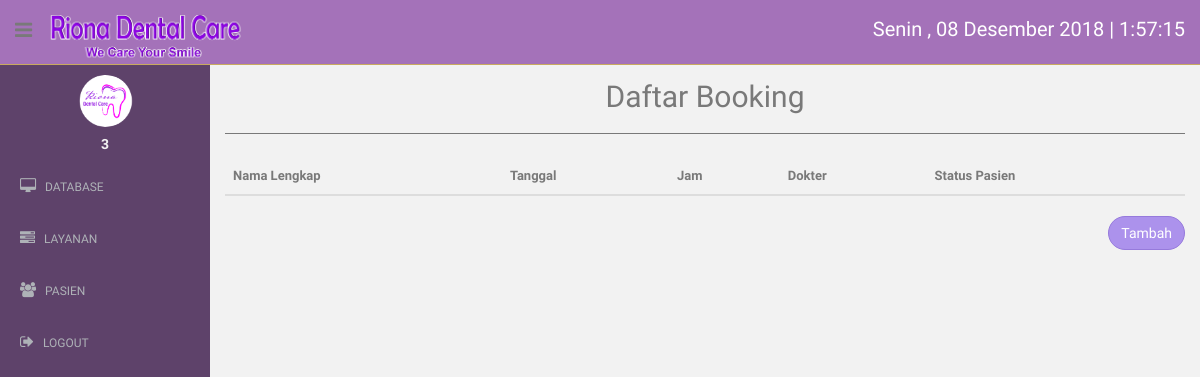
/admin/booking.php (signed in), run on an earlier commit of the app's database.
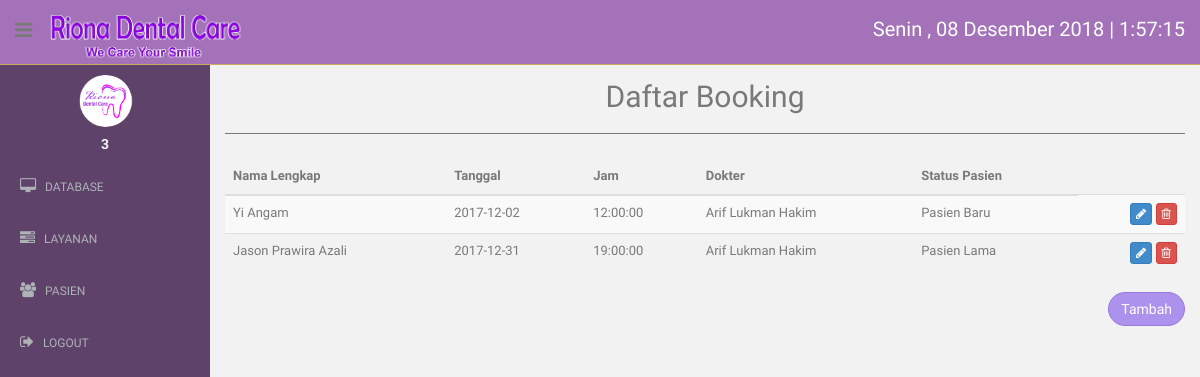
And on a later commit of the database.
### tables this page shows
CREATE TABLE `booking` (
  `id_booking` int(8) NOT NULL,
  `id_pasien` int(11) DEFAULT NULL,
  `nama_pasien` text NOT NULL,
  `id_dokter` int(11) NOT NULL,
  `tanggal` date NOT NULL,
  `jam` time NOT NULL,
  `no_telp` text NOT NULL,
  `status_pasien` int(1) NOT NULL
);

CREATE TABLE `dokter` (
  `id_dokter` int(11) NOT NULL,
  `no_reg_dokter` varchar(12) DEFAULT NULL,
  `nama_dokter` text NOT NULL,
  `alamat` text NOT NULL,
  `tanggal_lahir` date NOT NULL,
  `jenis_kelamin` varchar(1) NOT NULL,
  `no_telp` text NOT NULL,
  `email` text NOT NULL,
  `status` int(1) NOT NULL,
  `id_user_klinik` int(11) NOT NULL
);

### admin/booking.php (the view, shortened to what this page needs)
<?php
  include "../connection/connect.php";
  include "headside.php";
  $dataBooking = $conn->query("SELECT booking.id_booking as id_booking, booking.nama_pasien as nama_pasien, booking.tanggal as tanggal, booking.jam as jam, dokter.nama_dokter as nama_dokter, booking.status_pasien as status_pasien FROM booking, dokter WHERE booking.id_dokter = dokter.id_dokter");
?>
<!DOCTYPE html>
<html lang="en">
  <head>
    <link href="../assets/css/bootstrap.css" rel="stylesheet">
    <link href="../assets/font-awesome/css/font-awesome.css" rel="stylesheet" />
    <link href="../assets/css/style.css" rel="stylesheet">
    <link href="../assets/css/style-responsive.css" rel="stylesheet">
    <link href="../assets/css/dataTables.bootstrap.min.css" rel="stylesheet">
  </head>
  <body onload="startTime()">
  <section id="container" >
      <?php
        echo $headbar;
        echo $sidebar;
      ?>
      <section id="main-content">
          <section class="wrapper">
          	<h2><center>Daftar Booking</center></h2>
            <hr>
          	<div class="row mt">
          		<div class="col-lg-12">
                <div class="table-responsive">
          		<table class="table table-striped table-advance table-hover col-lg-12">
              <thead>
                <th>Nama Lengkap</th>
                <th>Tanggal</th>
                <th>Jam</th>
                <th>Dokter</th>
                <th>Status Pasien</th>
              </thead>
              <tbody>
                <?php
                while($booking = $dataBooking->fetch_assoc()){
                  echo "
                    <tr>
                      <td>
                        $booking[nama_pasien]
                      </td>
                      <td>
                        $booking[tanggal]
                      </td>
                      <td>
                        $booking[jam]
                      </td>
                      <td>
                        $booking[nama_dokter]
                      </td>
                      <td>
                      ";
                      if($booking['status_pasien'] === '1'){
                        echo "Pasien Lama";
                      } else {
                        echo "Pasien Baru";
                      }
                      echo "
                      </td>
                      <td align =\"right\">
                        <a href=\"edit_booking.php?id_booking=$booking[id_booking]\" class=\"btn btn-primary btn-xs\" role=\"button\"><i class=\"fa fa-pencil\"></i></a>
                        <a href=\"act/hapus_booking.php?id_booking=$booking[id_booking]\" class=\"btn btn-danger btn-xs\" role=\"button\"><i class=\"fa fa-trash-o\"></i></a>
                      </td>
                    </tr>
                  ";
                }
                ?>
              </tbody>
              </table>
              <a href="add_booking.php" style="float: right" class="btn btn-round btn-theme02" role="button">Tambah</a>
          		</div>
          	</div>
          </div>
		      </section>
      </section>
  </section>
  </body>
</html>

### admin/headside.php (shortened to what this page needs)
<?php
	$headbar = "
		<header class=\"header purple1-bg\">
	        <div class=\"sidebar-toggle-box\">
	            <div class=\"fa fa-bars tooltips\" data-placement=\"right\" data-original-title=\"Toggle Navigation\"></div>
	        </div>
	        <a href=\"dashboard.php\" class=\"logo\"><img src=\"../assets/img/logordc2.png\" width=\"200\"></a>
	        <div id=\"waktu\" class=\"waktu\"
	          style=\"
	            font-size: 20px;
	            color: #ffffff;
	            float: right;
	            margin-top: 15px;
	          \"
	        ></div>
      	</header>
	";
	$sidebar = "
		<aside>
        	<div id=\"sidebar\"  class=\"nav-collapse \">
              	<ul class=\"sidebar-menu\" id=\"nav-accordion\">
	          	  	<p class=\"centered\"><a href=\"dashboard.php\"><img src=\"../assets/img/logobulat.png\" class=\"img-circle\" width=\"60\"></a></p>
	          	  	<h5 class=\"centered\">$_SESSION[uid]</h5>
	      			<li class=\"sub-menu\">
	                  	<a href=\"javascript:;\" >
	                      	<i class=\"fa fa-desktop\"></i>
	                      	<span>DATABASE</span>
	                  	</a>
	          		</li>
	              	<li class=\"sub-menu\">
	                  	<a href=\"javascript:;\" >
	                      	<i class=\"fa fa-tasks\"></i>
	                      	<span>LAYANAN</span>
	                  	</a>
	              	</li>
	          		<li class=\"sub-menu\">
	                  	<a href=\"javascript:;\" >
	                      	<i class=\"fa fa-users\"></i>
	                      	<span>PASIEN</span>
	                  	</a>
	          		</li>
	              	<li class=\"sub-menu\">
	                  	<a href=\"../process/logout.php\" >
	                      	<i class=\"fa fa-sign-out\"></i>
	                      	<span>LOGOUT</span>
	                  	</a>
	              	</li>
          		</ul>
      		</div>
  		</aside>
	";
?>

### assets/css/style.css (style rules this page uses)
body { color: #797979; background: #f2f2f2; font-family: 'Ruda', sans-serif; padding: 0px !important; margin: 0px !important; font-size:13px; }
ul li { list-style: none; }
a, a:hover, a:focus { text-decoration: none; outline: none; }
#container { width: 100%; height: 100%; }
.btn-round { border-radius: 20px; -webkit-border-radius: 20px; }
.btn-theme02 { color: #fff; background-color: #ac92ec; border-color: #967adc; }
hr { margin-top: 20px; margin-bottom: 20px; border: 0; border-top: 1px solid #797979; }
.centered { text-align: center; }
.mt { margin-top: 25px; }
#sidebar { width: 210px; height: 100%; position: fixed; background: #5e426a; }
#sidebar h5 { color: #f2f2f2; font-weight: 700; }
#sidebar ul li { position: relative; }
ul.sidebar-menu , ul.sidebar-menu li ul.sub { margin: -2px 0 0; padding: 0; }
ul.sidebar-menu { margin-top: 75px; }
ul.sidebar-menu li { margin-bottom: 5px; margin-left:10px; margin-right:10px; }
ul.sidebar-menu li.sub-menu { line-height: 15px; }
ul.sidebar-menu li a span { display: inline-block; }
ul.sidebar-menu li a { color: #aeb2b7; text-decoration: none; display: block; padding: 15px 0 15px 10px; font-size: 12px; outline: none; -webkit-transition: all 0.3s ease; -moz-transition: all 0.3s ease; -o-transition: all 0.3s ease; -ms-transition: all 0.3s ease; transition: all 0.3s ease; }
ul.sidebar-menu li a i { font-size: 15px; padding-right: 6px; }
#main-content { margin-left: 210px; }
.header, .footer { min-height: 60px; padding: 0 15px; }
.header { position: fixed; left: 0; right: 0; z-index: 1002; }
.purple1-bg { background: #a472b9; border-bottom: 1px solid #c9aa5f; }
.wrapper { display: inline-block; margin-top: 60px; padding-left: 15px; padding-right: 15px; padding-bottom: 15px; padding-top: 0px; width: 100%; }
a.logo { font-size: 20px; color: #ffffff; float: left; margin-top: 15px; text-transform: uppercase; }
.sidebar-toggle-box { float: left; padding-right: 15px; margin-top: 20px; }
.sidebar-toggle-box .fa-bars { cursor: pointer; display: inline-block; font-size: 20px; }

What changed in the data, as far as the page shows it:
added booking: nama_pasien "Yi Angam", tanggal "2017-12-02", jam "12:00:00", id_dokter.nama_dokter "Arif Lukman Hakim", status_pasien "Pasien Baru"
added booking: nama_pasien "Jason Prawira Azali", tanggal "2017-12-31", jam "19:00:00", id_dokter.nama_dokter "Arif Lukman Hakim", status_pasien "Pasien Lama"
